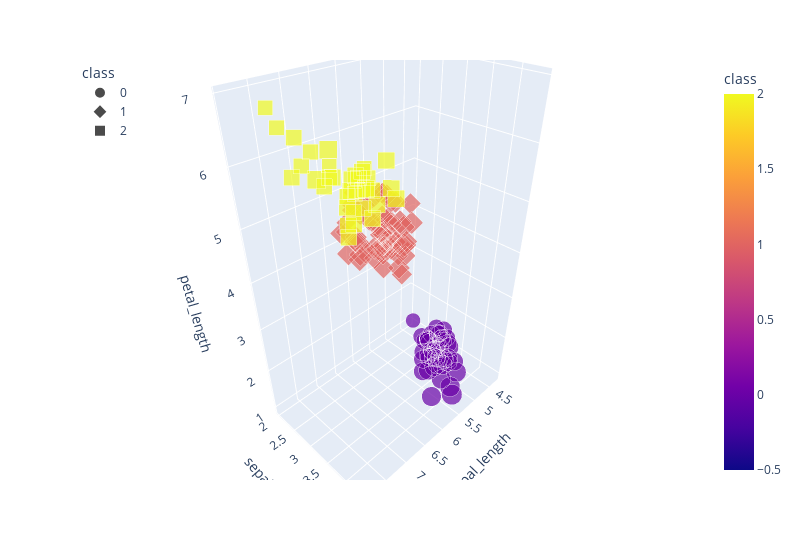

Notebook cell for this chart:
### Code cell
# Plot all 4 measurements
fig = px.scatter_3d(iris_df, x='sepal_length', y='sepal_width', 
                 z='petal_length', size='sepal_width',
                 color='class', symbol='class', width=800)
fig.update_layout(legend={'x': 0, 'y': 1})
fig.show()

### Figure 1 — Plotly figure (JSON) as saved in the notebook; plotly's stock layout.template omitted (floating-point values rounded to 4 significant figures)
{"data": [{"hovertemplate": "class=%{marker.color}<br>sepal_length=%{x}<br>sepal_width=%{marker.size}<br>petal_length=%{z}<extra></extra>", "legendgroup": "0", "marker": {"color": [0, 0, 0, 0, 0, 0, 0, 0, 0, 0, 0, 0, 0, 0, 0, 0, 0, 0, 0, 0, 0, 0, 0, 0, 0, 0, 0, 0, 0, 0, 0, 0, 0, 0, 0, 0, 0, 0, 0, 0, 0, 0, 0, 0, 0, 0, 0, 0, 0, 0], "coloraxis": "coloraxis", "size": [3.5, 3, 3.2, 3.1, 3.6, 3.9, 3.4, 3.4, 2.9, 3.1, 3.7, 3.4, 3, 3, 4, 4.4, 3.9, 3.5, 3.8, 3.8, 3.4, 3.7, 3.6, 3.3, 3.4, 3, 3.4, 3.5, 3.4, 3.2, 3.1, 3.4, 4.1, 4.2, 3.1, 3.2, 3.5, 3.1, 3, 3.4, 3.5, 2.3, 3.2, 3.5, 3.8, 3, 3.8, 3.2, 3.7, 3.3], "sizemode": "area", "sizeref": 0.011, "symbol": "circle"}, "mode": "markers", "name": "0", "scene": "scene", "showlegend": true, "type": "scatter3d", "x": [5.1, 4.9, 4.7, 4.6, 5, 5.4, 4.6, 5, 4.4, 4.9, 5.4, 4.8, 4.8, 4.3, 5.8, 5.7, 5.4, 5.1, 5.7, 5.1, 5.4, 5.1, 4.6, 5.1, 4.8, 5, 5, 5.2, 5.2, 4.7, 4.8, 5.4, 5.2, 5.5, 4.9, 5, 5.5, 4.9, 4.4, 5.1, 5, 4.5, 4.4, 5, 5.1, 4.8, 5.1, 4.6, 5.3, 5], "y": [3.5, 3, 3.2, 3.1, 3.6, 3.9, 3.4, 3.4, 2.9, 3.1, 3.7, 3.4, 3, 3, 4, 4.4, 3.9, 3.5, 3.8, 3.8, 3.4, 3.7, 3.6, 3.3, 3.4, 3, 3.4, 3.5, 3.4, 3.2, 3.1, 3.4, 4.1, 4.2, 3.1, 3.2, 3.5, 3.1, 3, 3.4, 3.5, 2.3, 3.2, 3.5, 3.8, 3, 3.8, 3.2, 3.7, 3.3], "z": [1.4, 1.4, 1.3, 1.5, 1.4, 1.7, 1.4, 1.5, 1.4, 1.5, 1.5, 1.6, 1.4, 1.1, 1.2, 1.5, 1.3, 1.4, 1.7, 1.5, 1.7, 1.5, 1, 1.7, 1.9, 1.6, 1.6, 1.5, 1.4, 1.6, 1.6, 1.5, 1.5, 1.4, 1.5, 1.2, 1.3, 1.5, 1.3, 1.5, 1.3, 1.3, 1.3, 1.6, 1.9, 1.4, 1.6, 1.4, 1.5, 1.4]}, {"hovertemplate": "class=%{marker.color}<br>sepal_length=%{x}<br>sepal_width=%{marker.size}<br>petal_length=%{z}<extra></extra>", "legendgroup": "1", "marker": {"color": [1, 1, 1, 1, 1, 1, 1, 1, 1, 1, 1, 1, 1, 1, 1, 1, 1, 1, 1, 1, 1, 1, 1, 1, 1, 1, 1, 1, 1, 1, 1, 1, 1, 1, 1, 1, 1, 1, 1, 1, 1, 1, 1, 1, 1, 1, 1, 1, 1, 1, 1, 1, 1, 1, 1, 1, 1, 1, 1, 1, 1, 1], "coloraxis": "coloraxis", "size": [3.2, 3.2, 2.3, 2.8, 2.8, 3.3, 2.4, 2.9, 2.7, 2, 3, 2.2, 2.9, 2.9, 3.1, 3, 2.7, 2.2, 2.5, 3.2, 2.8, 2.5, 2.8, 2.9, 3, 2.8, 2.9, 2.6, 2.4, 2.4, 2.7, 2.7, 3, 3.4, 3.1, 2.3, 3, 2.5, 2.6, 3, 2.6, 2.3, 2.7, 3, 2.9, 2.9, 2.5, 2.8, 2.7, 2.5, 2.5, 2.8, 2.2, 2.8, 2.7, 2.8, 3, 2.8, 3, 2.7, 2.5, 3], "sizemode": "area", "sizeref": 0.011, "symbol": "diamond"}, "mode": "markers", "name": "1", "scene": "scene", "showlegend": true, "type": "scatter3d", "x": [7, 6.4, 5.5, 6.5, 5.7, 6.3, 4.9, 6.6, 5.2, 5, 5.9, 6, 6.1, 5.6, 6.7, 5.6, 5.8, 6.2, 5.6, 5.9, 6.1, 6.3, 6.1, 6.4, 6.6, 6.8, 6, 5.7, 5.5, 5.5, 5.8, 6, 5.4, 6, 6.7, 6.3, 5.6, 5.5, 5.5, 6.1, 5.8, 5, 5.6, 5.7, 5.7, 6.2, 5.1, 5.7, 5.8, 4.9, 5.7, 5.8, 6, 5.6, 6.3, 6.2, 6.1, 6.3, 6, 5.8, 6.3, 5.9], "y": [3.2, 3.2, 2.3, 2.8, 2.8, 3.3, 2.4, 2.9, 2.7, 2, 3, 2.2, 2.9, 2.9, 3.1, 3, 2.7, 2.2, 2.5, 3.2, 2.8, 2.5, 2.8, 2.9, 3, 2.8, 2.9, 2.6, 2.4, 2.4, 2.7, 2.7, 3, 3.4, 3.1, 2.3, 3, 2.5, 2.6, 3, 2.6, 2.3, 2.7, 3, 2.9, 2.9, 2.5, 2.8, 2.7, 2.5, 2.5, 2.8, 2.2, 2.8, 2.7, 2.8, 3, 2.8, 3, 2.7, 2.5, 3], "z": [4.7, 4.5, 4, 4.6, 4.5, 4.7, 3.3, 4.6, 3.9, 3.5, 4.2, 4, 4.7, 3.6, 4.4, 4.5, 4.1, 4.5, 3.9, 4.8, 4, 4.9, 4.7, 4.3, 4.4, 4.8, 4.5, 3.5, 3.8, 3.7, 3.9, 5.1, 4.5, 4.5, 4.7, 4.4, 4.1, 4, 4.4, 4.6, 4, 3.3, 4.2, 4.2, 4.2, 4.3, 3, 4.1, 5.1, 4.5, 5, 5.1, 5, 4.9, 4.9, 4.8, 4.9, 5.1, 4.8, 5.1, 5, 5.1]}, {"hovertemplate": "class=%{marker.color}<br>sepal_length=%{x}<br>sepal_width=%{marker.size}<br>petal_length=%{z}<extra></extra>", "legendgroup": "2", "marker": {"color": [2, 2, 2, 2, 2, 2, 2, 2, 2, 2, 2, 2, 2, 2, 2, 2, 2, 2, 2, 2, 2, 2, 2, 2, 2, 2, 2, 2, 2, 2, 2, 2, 2, 2, 2, 2, 2, 2], "coloraxis": "coloraxis", "size": [3.1, 3, 3.3, 3, 2.9, 3, 3, 2.9, 2.5, 3.6, 3.2, 2.7, 3, 3.2, 3, 3.8, 2.6, 3.2, 2.8, 3.3, 3.2, 2.8, 3, 2.8, 3.8, 2.8, 2.6, 3, 3.4, 3.1, 3.1, 3.1, 3.1, 3.2, 3.3, 3, 3, 3.4], "sizemode": "area", "sizeref": 0.011, "symbol": "square"}, "mode": "markers", "name": "2", "scene": "scene", "showlegend": true, "type": "scatter3d", "x": [6.9, 6.7, 6.3, 7.1, 6.3, 6.5, 7.6, 7.3, 6.7, 7.2, 6.5, 6.4, 6.8, 6.4, 6.5, 7.7, 7.7, 6.9, 7.7, 6.7, 7.2, 6.4, 7.2, 7.4, 7.9, 6.4, 6.1, 7.7, 6.3, 6.4, 6.9, 6.7, 6.9, 6.8, 6.7, 6.7, 6.5, 6.2], "y": [3.1, 3, 3.3, 3, 2.9, 3, 3, 2.9, 2.5, 3.6, 3.2, 2.7, 3, 3.2, 3, 3.8, 2.6, 3.2, 2.8, 3.3, 3.2, 2.8, 3, 2.8, 3.8, 2.8, 2.6, 3, 3.4, 3.1, 3.1, 3.1, 3.1, 3.2, 3.3, 3, 3, 3.4], "z": [4.9, 5, 6, 5.9, 5.6, 5.8, 6.6, 6.3, 5.8, 6.1, 5.1, 5.3, 5.5, 5.3, 5.5, 6.7, 6.9, 5.7, 6.7, 5.7, 6, 5.6, 5.8, 6.1, 6.4, 5.6, 5.6, 6.1, 5.6, 5.5, 5.4, 5.6, 5.1, 5.9, 5.7, 5.2, 5.2, 5.4]}], "layout": {"coloraxis": {"colorbar": {"title": {"text": "class"}}, "colorscale": [[0, "#0d0887"], [0.1111, "#46039f"], [0.2222, "#7201a8"], [0.3333, "#9c179e"], [0.4444, "#bd3786"], [0.5556, "#d8576b"], [0.6667, "#ed7953"], [0.7778, "#fb9f3a"], [0.8889, "#fdca26"], [1, "#f0f921"]]}, "legend": {"itemsizing": "constant", "title": {"text": "class"}, "tracegroupgap": 0, "x": 0, "y": 1}, "margin": {"t": 60}, "scene": {"domain": {"x": [0, 1], "y": [0, 1]}, "xaxis": {"title": {"text": "sepal_length"}}, "yaxis": {"title": {"text": "sepal_width"}}, "zaxis": {"title": {"text": "petal_length"}}}, "width": 800}}
